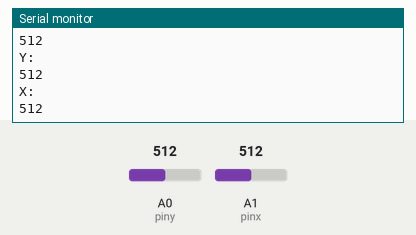
This sketch was run on a simulated Arduino Uno, built with avr-gcc and run on an emulated ATmega328P. Parts: the last lines printed to the serial monitor. The inputs (shaded band) are chosen by the test bench; at power-on: A0 (piny) = 512, A1 (pinx) = 512.

Above: at 1.8 s.
1.9 s: A0 (piny) set to 716
At 2.8 s:
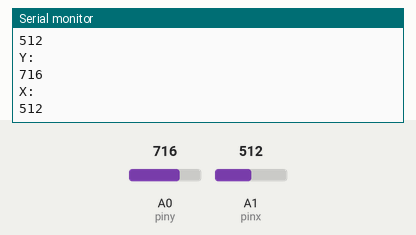
3.4 s: A1 (pinx) set to 306
At 4.7 s:
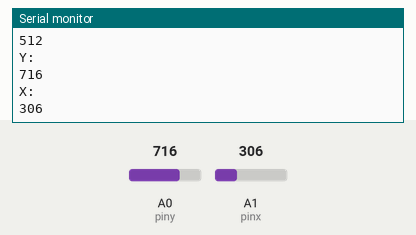
4.9 s: A0 (piny) set to 900
At 5.7 s:
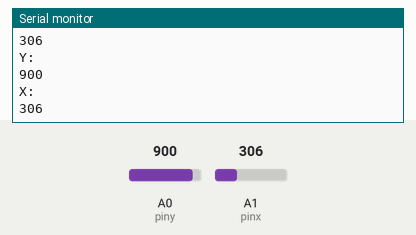
6.4 s: A1 (pinx) set to 122
At 7.8 s:
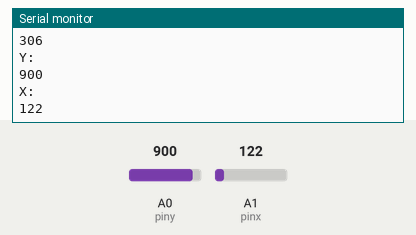
Timing chart, 0 to 8.9 s (numbered marks = the images above; inputs shaded):
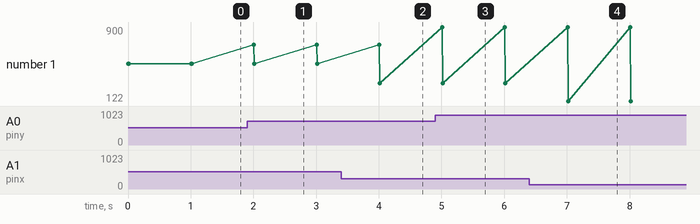

Measured:
- after the input at 1.9 s, the serial monitor: prints a new line after 0.11 s (image 1)
- after the input at 3.4 s, the serial monitor: prints a new line after 0.62 s (image 2)
- after the input at 4.9 s, the serial monitor: prints a new line after 0.11 s (image 3)
- after the input at 6.4 s, the serial monitor: prints a new line after 0.62 s (image 4)
- plotted number 1: 512 → 306 after the input at 3.4 s, 306 → 122 after the input at 6.4 s

The sketch:

analogStickcheck.ino
```cpp
int pinx=A1;
int piny=A0;
void setup() {
  pinMode(pinx,INPUT);
  pinMode(piny,INPUT);
  Serial.begin(9600);
}

void loop() {
  Serial.println("Y: ");
  Serial.println(analogRead(A0));
  Serial.println("X: ");
  Serial.println(analogRead(A1));
  delay(1000);
}
```
